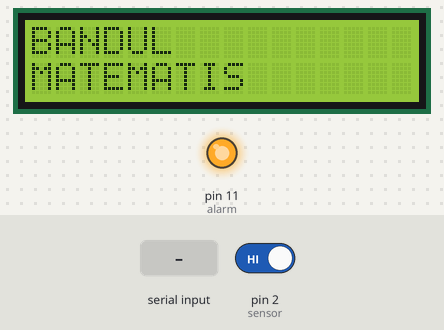
The sketch below on a simulated Arduino Uno, built with avr-gcc and run on an emulated ATmega328P. Shown: 16×2 character LCD, output pins drawn as LEDs (lit = HIGH). The inputs (shaded band) are chosen by the test bench; at power-on: pin 2 (sensor) HIGH.

Above: at 2.1 s.
At 3.3 s:
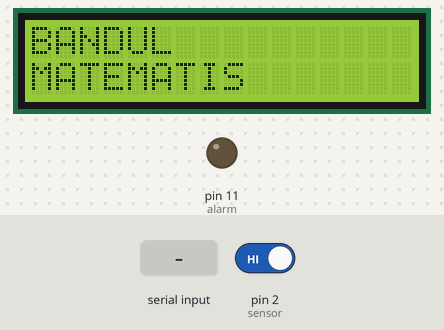
3.4 s: "90,45\n" received over Serial
At 4.6 s:
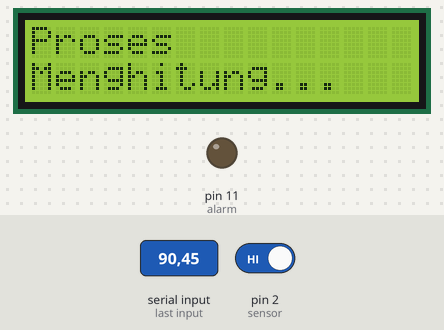
Timing chart, 0 to 6.4 s (numbered marks = the images above; inputs shaded):
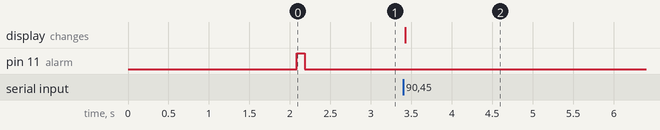

Measured:
- after the input at 3.4 s, the display: changes at once (image 2)

The sketch:

Arduino.ino
```cpp
#include <Wire.h>                // Library untuk I2C
#include <LiquidCrystal_I2C.h>   // Library untuk LCD I2C

LiquidCrystal_I2C lcd(0x27, 16, 2);  // LCD dengan alamat 0x27, ukuran 16x2

#define alarm 11
#define sensor 2

// Variabel dan data sensor
int nilai = 0, jumlah = 0;
float set_panjang = 0;
byte set_priode = 0;
float nilai_waktu = 0, T, T2, g;

void setup() {
  Serial.begin(9600);        // Serial monitor
  lcd.init();                // Inisialisasi LCD
  lcd.backlight();           // Nyalakan backlight
  pinMode(alarm, OUTPUT);
  attachInterrupt(digitalPinToInterrupt(sensor), hitungAyunan, FALLING);

  tampilkanPesan("BANDUL", "MATEMATIS");
  alarmSingkat();
}

void loop() {
  if (Serial.available() > 0) {
    // Membaca panjang tali dan periode dari Python
    set_panjang = Serial.parseFloat();
    set_priode = Serial.parseInt();

    // Menghitung gravitasi
    hitungGravitasi();
  }
}

void hitungGravitasi() {
  tampilkanPesan("Proses", "Menghitung...");

  nilai = 0; jumlah = 0; nilai_waktu = 0;
  while (jumlah < set_priode) {
    if (nilai >= 2) {
      jumlah++;
      nilai = 0;
    }
    nilai_waktu++;
    delay(1);
  }

  nilai_waktu /= 1000;  // Konversi ke detik
  T = nilai_waktu / set_priode;
  T2 = T * T;
  g = (39.43 * set_panjang / 100) / T2;

  Serial.println("L=" + String(set_panjang) + ",T=" + String(T) + ",g=" + String(g));
  alarmSingkat();
}

void hitungAyunan() {
  if (digitalRead(sensor) == LOW) {
    nilai++;
    alarmSingkat();
  }
}

void tampilkanPesan(String baris1, String baris2) {
  lcd.clear();
  lcd.setCursor(0, 0);
  lcd.print(baris1);
  lcd.setCursor(0, 1);
  lcd.print(baris2);
  delay(2000);
}

void alarmSingkat() {
  digitalWrite(alarm, HIGH);
  delay(100);
  digitalWrite(alarm, LOW);
}
```
